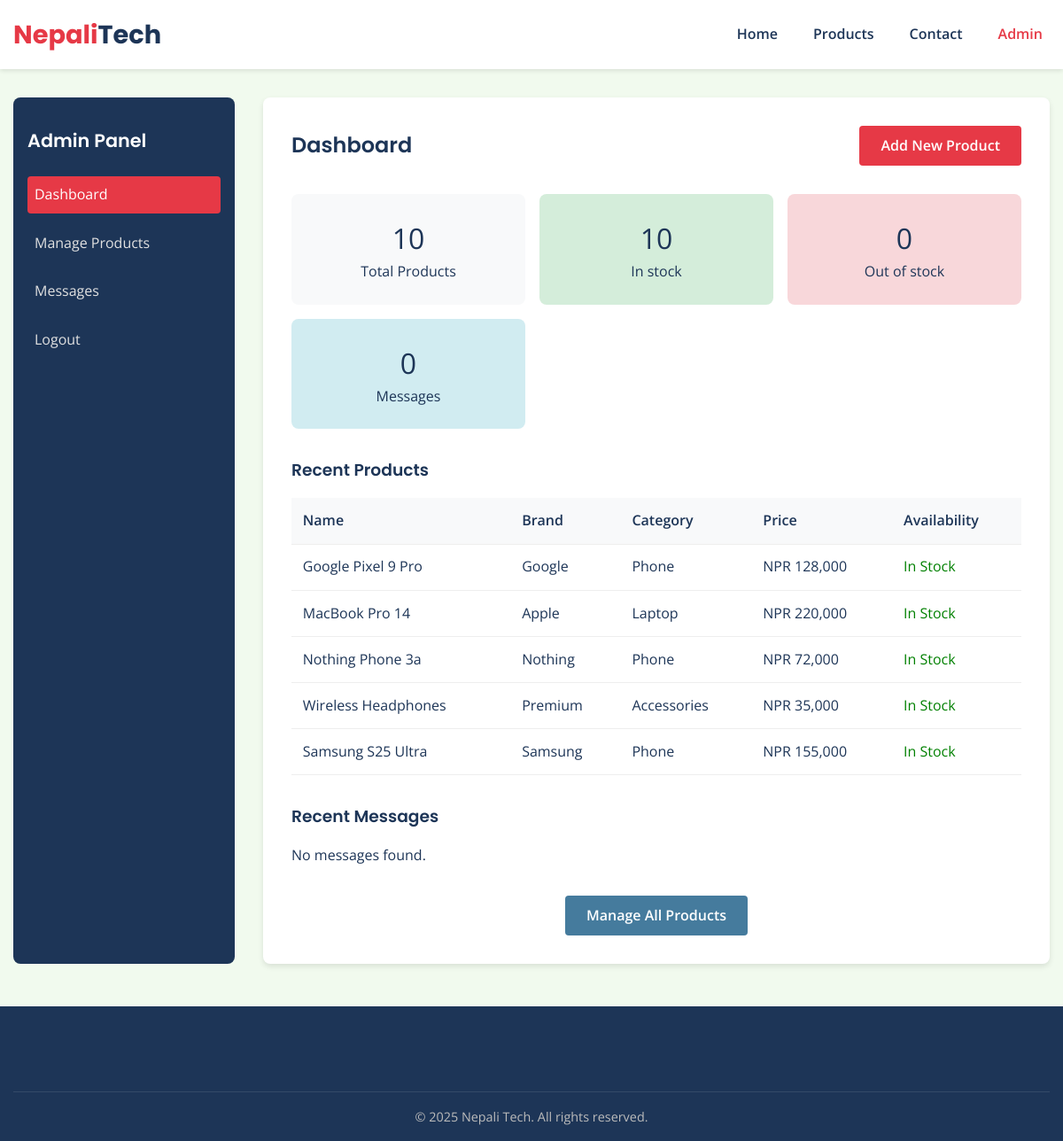
The page /Admin/dashboard.php (signed in) on the database its author committed.
### tables this page shows
CREATE TABLE IF NOT EXISTS `products` (
    `id` INT PRIMARY KEY AUTO_INCREMENT,
    `name` VARCHAR(255) NOT NULL,
    `brand` VARCHAR(100) NOT NULL,
    `category` VARCHAR(50) NOT NULL,
    `price` DECIMAL(10, 2) NOT NULL,
    `specs` TEXT,
    `availability` TINYINT DEFAULT 1,
    `image_url` VARCHAR(255),
    `created_at` TIMESTAMP DEFAULT CURRENT_TIMESTAMP,
    `updated_at` TIMESTAMP DEFAULT CURRENT_TIMESTAMP ON UPDATE CURRENT_TIMESTAMP
);

### php/functions.php (called while the page is built, shortened)
<?php
function formatPrice($price) {
    return 'NPR ' . number_format($price, 0, '.', ',');
}
?>

### Admin/dashboard.php (the view, shortened to what this page needs)
<?php
require_once '../php/db_connect.php';
require_once '../php/functions.php';
$sqlProducts = "SELECT COUNT(*) as total FROM products";
$resultProducts = $conn->query($sqlProducts);
$totalProducts = ($resultProducts && $resultProducts->num_rows > 0) ? $resultProducts->fetch_assoc()['total'] : 0;
$sqlInStock = "SELECT COUNT(*) as total FROM products WHERE availability = 1";
$resultInStock = $conn->query($sqlInStock);
$inStockProducts = ($resultInStock && $resultInStock->num_rows > 0) ? $resultInStock->fetch_assoc()['total'] : 0;
$outOfStockProducts = $totalProducts - $inStockProducts;
$contactMessages = 0;
$sqlCheckTable = "SHOW TABLES LIKE 'contact_messages'";
$resultCheckTable = $conn->query($sqlCheckTable);
if ($resultCheckTable && $resultCheckTable->num_rows > 0) {
    $sqlMessages = "SELECT COUNT(*) as total FROM contact_messages";
    $resultMessages = $conn->query($sqlMessages);
    if ($resultMessages && $resultMessages->num_rows > 0) {
        $contactMessages = $resultMessages->fetch_assoc()['total'];
    }
    $sqlFetchMessages = "SELECT name, email, message, created_at FROM contact_messages ORDER BY created_at DESC LIMIT 5";
    $messagesResult = $conn->query($sqlFetchMessages);
} else {
    $messagesResult = false;
}
?>
<!DOCTYPE html>
<html lang="en">
<head>
    <link rel="stylesheet" href="../css/style.css">
    <link rel="stylesheet" href="https://cdnjs.cloudflare.com/ajax/libs/font-awesome/5.15.4/css/all.min.css">
</head>
<body>
<header>
    <div class="container">
        <div class="header-inner">
            <div class="logo">
                <a href="../index.html">Nepali<span>Tech</span></a>
            </div>
            <nav>
                <ul class="nav-menu">
                    <li><a href="../index.html">Home</a></li>
                    <li><a href="../products.php">Products</a></li>
                    <li><a href="../contact.php">Contact</a></li>
                    <li><a href="dashboard.php" class="active">Admin</a></li>
                </ul>
            </nav>
        </div>
    </div>
</header>
<section>
    <div class="container">
        <div class="admin-container">
            <div class="admin-sidebar">
                <h3>Admin Panel</h3>
                <ul>
                    <li><a href="dashboard.php" class="active">Dashboard</a></li>
                    <li><a href="manage-products.php">Manage Products</a></li>
                    <li><a href="#messages">Messages</a></li>
                    <li><a href="logout.php">Logout</a></li>
                </ul>
            </div>
            <div class="admin-content">
                <div class="admin-header">
                    <h2>Dashboard</h2>
                    <div>
                        <a href="manage-products.php?action=add" class="btn btn-primary">Add New Product</a>
                    </div>
                </div>
                <div style="display: grid; grid-template-columns: repeat(auto-fit, minmax(200px, 1fr)); gap: 1rem; margin-top: 2rem;">
                    <div style="background-color: #f8f9fa; padding: 1.5rem; border-radius: 8px; text-align: center;">
                        <div style="font-size: 2rem;"><?php echo $totalProducts; ?></div>
                        <div>Total Products</div>
                    </div>
                    <div style="background-color: #d4edda; padding: 1.5rem; border-radius: 8px; text-align: center;">
                        <div style="font-size: 2rem;"><?php echo $inStockProducts; ?></div>
                        <div>In stock</div>
                    </div>
                    <div style="background-color: #f8d7da; padding: 1.5rem; border-radius: 8px; text-align: center;">
                        <div style="font-size: 2rem;"><?php echo $outOfStockProducts; ?></div>
                        <div>Out of stock</div>
                    </div>
                    <div style="background-color: #d1ecf1; padding: 1.5rem; border-radius: 8px; text-align: center;">
                        <div style="font-size: 2rem;"><?php echo $contactMessages; ?></div>
                        <div>Messages</div>
                    </div>
                </div>
                <div style="margin-top: 2rem;">
                    <h3>Recent Products</h3>
                    <table class="admin-table">
                        <thead>
                        <tr>
                            <th>Name</th>
                            <th>Brand</th>
                            <th>Category</th>
                            <th>Price</th>
                            <th>Availability</th>
                        </tr>
                        </thead>
                        <tbody>
                        <?php
                        $sql = "SELECT * FROM products ORDER BY id DESC LIMIT 5";
                        $result = $conn->query($sql);
                        if ($result && $result->num_rows > 0) {
                            while($row = $result->fetch_assoc()) {
                                echo '<tr>';
                                echo '<td>' . htmlspecialchars($row['name']) . '</td>';
                                echo '<td>' . htmlspecialchars($row['brand']) . '</td>';
                                echo '<td>' . htmlspecialchars(ucfirst($row['category'])) . '</td>';
                                echo '<td>' . formatPrice($row['price']) . '</td>';
                                echo '<td>' . ($row['availability'] ? '<span style="color:green;">In Stock</span>' : '<span style="color:red;">Out of Stock</span>') . '</td>';
                                echo '</tr>';
                            }
                        } else {
                            echo '<tr><td colspan="5">No products found</td></tr>';
                        }
                        ?>
                        </tbody>
                    </table>
                </div>
                <div id="messages" style="margin-top: 2rem;">
                    <h3>Recent Messages</h3>
                    <?php if ($messagesResult && $messagesResult->num_rows > 0): ?>
                        <table class="admin-table">
                            <thead>
                                <tr>
                                    <th>Name</th>
                                    <th>Email</th>
                                    <th>Message</th>
                                    <th>Date</th>
                                </tr>
                            </thead>
                            <tbody>
                                <?php while ($msg = $messagesResult->fetch_assoc()): ?>
                                    <tr>
                                        <td><?php echo htmlspecialchars($msg['name']); ?></td>
                                        <td><?php echo htmlspecialchars($msg['email']); ?></td>
                                        <td><?php echo htmlspecialchars($msg['message']); ?></td>
                                        <td><?php echo htmlspecialchars($msg['created_at']); ?></td>
                                    </tr>
                                <?php endwhile; ?>
                            </tbody>
                        </table>
                    <?php else: ?>
                        <p>No messages found.</p>
                    <?php endif; ?>
                </div>
                <div style="margin-top: 2rem; text-align: center;">
                    <a href="manage-products.php" class="btn btn-secondary">Manage All Products</a>
                </div>
            </div>
        </div>
    </div>
</section>
<footer>
    <div class="container">
        <div class="copyright">
            <p>&copy; 2025 Nepali Tech. All rights reserved.</p>
        </div>
    </div>
</footer>
</body>
</html>

### css/style.css (style rules this page uses)
* { margin: 0; padding: 0; box-sizing: border-box; }
:root { --primary: #E63946; --secondary: #457B9D; --light: #F1FAEE; --dark: #1D3557; --accent: #A8DADC; --gray: #6c757d; --success: #28a745; --danger: #dc3545; --warning: #ffc107; }
body { font-family: 'Open Sans', sans-serif; color: var(--dark); line-height: 1.6; background-color: var(--light); }
h1, h2, h3, h4, h5, h6 { font-family: 'Poppins', sans-serif; font-weight: 600; margin-bottom: 1rem; }
a { color: var(--secondary); text-decoration: none; transition: all 0.3s ease; }
.container { width: 100%; max-width: 1200px; margin: 0 auto; padding: 0 15px; }
header { background-color: #fff; box-shadow: 0 2px 5px rgba(0, 0, 0, 0.1); position: sticky; top: 0; z-index: 1000; }
.header-inner { display: flex; justify-content: space-between; align-items: center; padding: 1rem 0; }
.logo { font-family: 'Poppins', sans-serif; font-size: 1.8rem; font-weight: 700; }
.logo a { color: var(--primary); }
.logo span { color: var(--dark); }
nav ul { display: flex; list-style: none; }
nav ul li { margin-left: 1.5rem; }
nav ul li a { color: var(--dark); font-weight: 600; padding: 0.5rem; }
nav ul li a:hover, nav ul li a.active { color: var(--primary); }
.btn { display: inline-block; padding: 0.6rem 1.5rem; border-radius: 4px; font-weight: 600; text-align: center; cursor: pointer; transition: all 0.3s ease; border: none; }
.btn-primary { background-color: var(--primary); color: white; }
.btn-secondary { background-color: var(--secondary); color: white; }
footer { background-color: var(--dark); color: white; padding: 3rem 0 1rem; margin-top: 3rem; }
.copyright { text-align: center; margin-top: 3rem; padding-top: 1rem; border-top: 1px solid rgba(255, 255, 255, 0.1); font-size: 0.9rem; color: #bbb; }
.admin-container { display: flex; min-height: calc(100vh - 200px); margin: 2rem 0; }
.admin-sidebar { width: 250px; background-color: var(--dark); padding: 2rem 1rem; color: white; border-radius: 8px; }
.admin-sidebar h3 { margin-bottom: 1.5rem; font-size: 1.3rem; }
.admin-sidebar ul { list-style: none; }
.admin-sidebar ul li { margin-bottom: 0.8rem; }
.admin-sidebar ul li a { color: #e1e1e1; display: block; padding: 0.5rem; border-radius: 4px; transition: all 0.3s ease; }
.admin-sidebar ul li a:hover, .admin-sidebar ul li a.active { background-color: var(--primary); color: white; }
.admin-content { flex: 1; padding: 2rem; background-color: white; margin-left: 2rem; border-radius: 8px; box-shadow: 0 3px 6px rgba(0, 0, 0, 0.1); }
.admin-header { display: flex; justify-content: space-between; align-items: center; margin-bottom: 2rem; }
.admin-header h2 { margin-bottom: 0; }
.admin-table { width: 100%; border-collapse: collapse; }
.admin-table th, .admin-table td { padding: 0.8rem; text-align: left; border-bottom: 1px solid #eee; }
.admin-table th { background-color: #f8f9fa; font-weight: 600; }

### rows shown on the page
products: name "Google Pixel 9 Pro", brand "Google", category "Phone", price "NPR 128,000", availability "In Stock"
products: name "MacBook Pro 14", brand "Apple", category "Laptop", price "NPR 220,000", availability "In Stock"
products: name "Nothing Phone 3a", brand "Nothing", category "Phone", price "NPR 72,000", availability "In Stock"
products: name "Wireless Headphones", brand "Premium", category "Accessories", price "NPR 35,000", availability "In Stock"
products: name "Samsung S25 Ultra", brand "Samsung", category "Phone", price "NPR 155,000", availability "In Stock"

### other values the page prints
$totalProducts "10"
$inStockProducts "10"
$outOfStockProducts "0"
$contactMessages "0"
